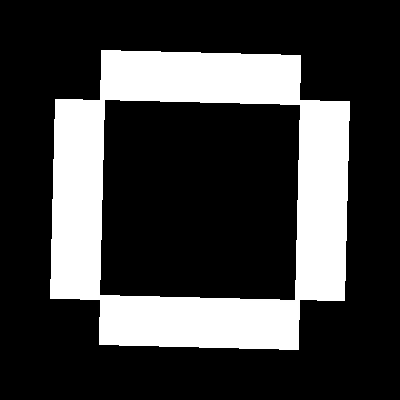
Frame 1 (no input)
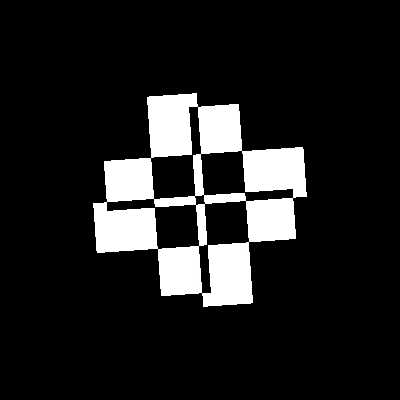
Frame 60 (the mouse pressed at the canvas centre just before this capture)
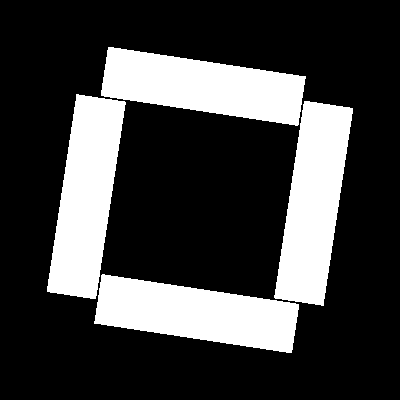
Frame 120 (the mouse held since frame 60 and released just before this capture)

The Processing sketch that drew these frames (run headless with seeded random() and noise(); from frame 60 on, the mouse is pressed at the canvas centre):

// Processing sketch: processing_151180
// ── processing_151180.pde

/*
* Title: One rect
* Made by: @ramayac
* Inspired by this image: 
* Description: I wanted to see if I could get a sense of the animation
* found in this "loading rectangles" gif: https://31.media.tumblr.com/2db442f461864b529cabdfc27a9f07f9/tumblr_n6ukzroesr1r2geqjo1_500.gif
* Time: 2 Hours.
*/

float i = 0, t = PI, T_INC = 0.025, I_INC = 0.795;
//T_INC = 0.025, I_INC = 0.5; //try this one :)
boolean anim = true, flip = true;

PGraphics pbuff; //a second buffer to play.
PImage irect; //the white rectangle

void setup() {
  size(400, 400);
  noStroke();
  
  //stroke(255);
  //strokeWeight(1.5);
  
  frameRate(24);
  
  smooth();

  //first, I make the image of the white rectangle
  irect = createImage(50, 200, RGB);
  irect.loadPixels();
  for (int i = 0; i < irect.pixels.length; i++) {
    irect.pixels[i] = color(255);
  }
  irect.updatePixels();
  
  //setup the buffer
  pbuff = createGraphics(width, height);
}

void draw() {

  if (anim) {
    //Yeah I should be using sine
    if (flip) {
      t = t + T_INC;
      i = i + I_INC;
      if(t > 4.716) flip = false;
    } else {
      t = t - T_INC;
      i = i - I_INC;
      if(t <= PI) flip = true;
    }
  }

  rectMode(CORNER);

  //Draw on the buffer...
  pbuff.beginDraw();
  pbuff.background(0);
  pbuff.pushMatrix();
  pbuff.translate(100, 300);
  pbuff.rotate(t);
  pbuff.image(irect, i, 0);
  pbuff.popMatrix();
  pbuff.endDraw();

  //clear the background...
  background(51);

  //first transformation is flipping the image
  pushMatrix();
  scale(-1, -1);
  image(pbuff, -pbuff.width, -pbuff.height);
  popMatrix();

  //then some blend with the DIFFERENT filter.
  blend(pbuff, 0, 0, width, height, 0, 0, width, height, DIFFERENCE);

  //Now, I save the state of the canvas into the buffer
  pushMatrix();
  loadPixels();
  pbuff.loadPixels();
  for (int i = 0; i < width*height; i++) {
    pbuff.pixels[i] = pixels[i];
  }
  pbuff.updatePixels();
  updatePixels();
  popMatrix();

  //Now reset the background
  background(51);
  
  //I'll draw the buffer again, but with a rotation 
  //to get the up and down rectangles
  pushMatrix();
  translate(width/2, height/2);
  imageMode(CENTER);
  rotate(PI/2);
  image(pbuff, 0, 0);
  imageMode(CORNER);
  popMatrix();

  //finally I blend it aguien using the original buffer
  blend(pbuff, 0, 0, width, height, 0, 0, width, height, DIFFERENCE);
  
  //And that's how I get the 4 rects on the screen with the blend :)
}

void mousePressed() {
  //println("x: " + mouseX + ", y:" + mouseY + ", t: " + t);
}

void keyPressed() {
  if (keyPressed) {
    switch (key) {
    case '+':
      t = t + T_INC;
      i = i + I_INC;
      println(t);
      break;
    case '-':
      t = t - T_INC;
      i = i - I_INC;
      println(t);
      break;
    case 't':
      anim = !anim;
      break;
    }
  }
}
